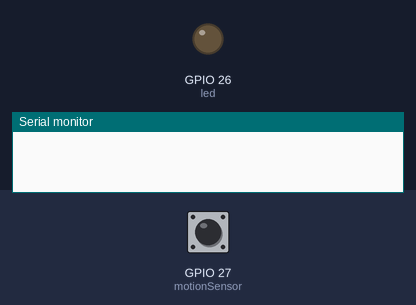
Bench run of a sketch on a simulated ESP32. Shown: output pins drawn as LEDs (lit = HIGH), the last lines printed to the serial monitor. Inputs (shaded band) come from the test bench; at power-on: GPIO 27 (motionSensor) HIGH.

Above: at 1.2 s.
1.3 s: GPIO 27 (motionSensor) pulsed LOW 2 times (0.12 s each, 0.3 s apart)
At 1.8 s:
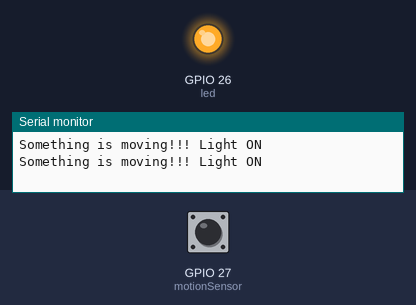
Timing chart, 0 to 4.3 s (numbered marks = the images above; inputs shaded):
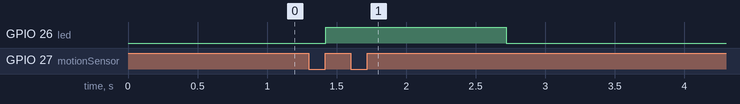

Measured:
- after the input at 1.3 s, GPIO 26 (led): LOW → HIGH after 0.12 s, → LOW 1.3 s later

The sketch:

MotionDetectionESP32.ino
```cpp
#define timeSeconds 10

// Set GPIOs for LED and PIR Motion Sensor
const int led = 26;
const int motionSensor = 27;

// Timer: Auxiliary variables
unsigned long now = millis();
unsigned long lastTrigger = 0;
boolean startTimer = false;

// Checks if motion was detected, sets LED HIGH and starts a timer
void IRAM_ATTR detectsMovement() {
  Serial.println("Something is moving!!! Light ON");
  digitalWrite(led, HIGH);
  startTimer = true;
  lastTrigger = millis();
}

void setup() {
  // Serial port for debugging purposes
  // Remember to check your Upload speed and Port
  Serial.begin(230400);

  // PIR Motion Sensor mode INPUT_PULLUP
  pinMode(motionSensor, INPUT_PULLUP);
  // Set motionSensor pin as interrupt, assign interrupt function and set RISING mode
  attachInterrupt(digitalPinToInterrupt(motionSensor), detectsMovement, RISING);

  // Set LED to LOW
  pinMode(led, OUTPUT);
  digitalWrite(led, LOW);
}

void loop() {
  // Current time
  now = millis();
  // Turn off the LED after the number of seconds defined in the timeSeconds variable
  if(startTimer && (now - lastTrigger > (timeSeconds*100))) {
    Serial.println("Light Off...");
    digitalWrite(led, LOW);
    startTimer = false;
  }
}
```
